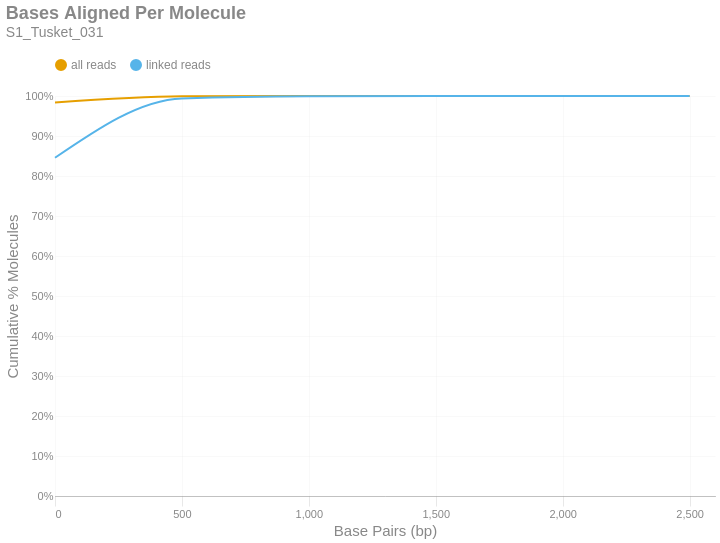

Write notebook code for a chart like this one.
### Markdown cell above
### Bases Aligned Per Molecule
This is a cumulative frequency distribution showing the number of base pairs aligned per unique molecule. These data are shown in 500 bp bins. There are two distributions: one with `all reads` (yellow) and another with only `linked reads` (blue). The percent of molecules in the `linked reads` distribution is relative to the total number of linked molecules.

### Code cell
if SKIPLR:
    print_html(f"Skipped")
else:
    binned_df = consolidated_hist(valids['aligned_bp'], mask, 500, True)
    with SafeRender(binned_df):
        (
            density_plot(binned_df, 'Bases Aligned Per Molecule', samplename, 'basesper')
            .encode(
                x=alt.X('bin:Q', title="Base Pairs (bp)").axis(tickMinStep=500).scale(padding=0),
                y=alt.Y('value:Q', title='Cumulative % Molecules')
                    .axis(format='%')
                    .scale(domain = [0,1])
                    .stack(False),
                color=alt.Color("key:N").scale(domain = ["all reads", "linked reads"]),
                tooltip = [
                    alt.Tooltip("key:N", title = "Data Type"),
                    alt.Tooltip("range_label:N", title="Bases Aligned Per Molecule"),
                    alt.Tooltip("value:Q", format = ".2%", title="% Molecules (Cum.)")
                ]
            )
        ).display()

### Figure 1 — Vega-Lite specification as saved in the notebook (floating-point values rounded to 4 significant figures)
{"width": "container", "height": 400, "config": {"title": {"anchor": "start", "dy": -15, "fontSize": 18, "color": "#888888", "subtitleColor": "#888888", "subtitleFontSize": 14}, "arc": {"fill": "#0072B2"}, "axis": {"domainColor": "#888888", "domainWidth": 0.5, "gridWidth": 0.2, "grid": false, "titleFontWeight": 400, "titleFontSize": 15, "labelFontSize": 11, "labelColor": "#888888", "tickColor": "#888888", "tickWidth": 0.2, "titleColor": "#888888"}, "axisBand": {"grid": false}, "axisX": {"grid": true, "tickSize": 10, "domainCap": "round"}, "axisY": {"domain": false, "grid": true, "tickSize": 0, "domainCap": "round"}, "background": "transparent", "header": {"labelFontSize": 15, "labelColor": "#888888", "titleFontSize": 15, "titleFontWeight": 600, "titleColor": "#888888"}, "legend": {"labelFont": "sans-serif", "labelFontSize": 12, "labelColor": "#888888", "symbolSize": 100, "symbolType": "circle", "titleFontSize": 12, "titlePadding": 10, "titleColor": "#888888", "title": null, "orient": "top"}, "range": {"category": ["#E69F00", "#56B4E9", "#009E73", "#F0E442", "#0072B2", "#D55E00", "#CC79A7", "#000000"], "diverging": ["#cfe8f3", "#a2d4ec", "#73bfe2", "#46abdb", "#1696d2", "#12719e"]}, "area": {"fill": "#0072B2", "fillOpacity": 0.7, "line": true, "strokeOpacity": 0.7}, "line": {"color": "#0072B2", "stroke": "#0072B2", "strokeWidth": 2}, "trail": {"color": "#0072B2", "stroke": "#0072B2", "strokeWidth": 0, "size": 1}, "point": {"filled": true, "fillOpacity": 1.0, "size": 95}, "text": {"color": "#888888", "fontSize": 11, "align": "right", "fontWeight": 400, "size": 11}, "bar": {"fill": "#0072B2", "stroke": null}, "view": {"stroke": null, "continuousWidth": 660, "continuousHeight": 400}}, "data": {"name": "data-418db3b55db57f24e557d16c3d713927"}, "mark": {"type": "line", "interpolate": "monotone", "point": {"opacity": 0, "size": 275}}, "encoding": {"color": {"field": "key", "scale": {"domain": ["all reads", "linked reads"]}, "type": "nominal"}, "tooltip": [{"field": "key", "title": "Data Type", "type": "nominal"}, {"field": "range_label", "title": "Bases Aligned Per Molecule", "type": "nominal"}, {"field": "value", "format": ".2%", "title": "% Molecules (Cum.)", "type": "quantitative"}], "x": {"axis": {"tickMinStep": 500}, "field": "bin", "scale": {"padding": 0}, "title": "Base Pairs (bp)", "type": "quantitative"}, "y": {"axis": {"format": "%"}, "field": "value", "scale": {"domain": [0, 1]}, "stack": false, "title": "Cumulative % Molecules", "type": "quantitative"}}, "params": [{"name": "param_c36ac31b6afebe62", "select": {"type": "point", "fields": ["key"]}, "bind": "legend"}], "title": {"text": "Bases Aligned Per Molecule", "subtitle": "S1_Tusket_031"}, "transform": [{"fold": ["all reads (cumsum)", "linked reads (cumsum)"]}, {"calculate": "replace(datum.key, ' (cumsum)', '')", "as": "key"}, {"filter": {"param": "param_c36ac31b6afebe62"}}], "usermeta": {"embedOptions": {"downloadFileName": "S1_Tusket_031.basesper"}}, "$schema": "https://vega.github.io/schema/vega-lite/v6.1.0.json", "datasets": {"data-418db3b55db57f24e557d16c3d713927": [{"bin": "0.0", "interval": "0.0-500.0", "all reads": 0.9839, "linked reads": 0.8455, "all reads (cumsum)": 0.9839, "linked reads (cumsum)": 0.8455, "range_label": "0-499"}, {"bin": "500.0", "interval": "500.0-1000.0", "all reads": 0.01549, "linked reads": 0.1483, "all reads (cumsum)": 0.9994, "linked reads (cumsum)": 0.9938, "range_label": "500-999"}, {"bin": "1000.0", "interval": "1000.0-1500.0", "all reads": 0.0005967, "linked reads": 0.005795, "all reads (cumsum)": 1.0, "linked reads (cumsum)": 0.9996, "range_label": "1000-1499"}, {"bin": "1500.0", "interval": "1500.0-2000.0", "all reads": 3.228e-05, "linked reads": 0.0003205, "all reads (cumsum)": 1.0, "linked reads (cumsum)": 1.0, "range_label": "1500-1999"}, {"bin": "2000.0", "interval": "2000.0-2500.0", "all reads": 2.662e-06, "linked reads": 2.643e-05, "all reads (cumsum)": 1.0, "linked reads (cumsum)": 1.0, "range_label": "2000-2499"}, {"bin": "2500.0", "interval": "2500.0-3000.0", "all reads": 1.664e-06, "linked reads": 1.652e-05, "all reads (cumsum)": 1.0, "linked reads (cumsum)": 1.0, "range_label": "2500-2999"}]}}
